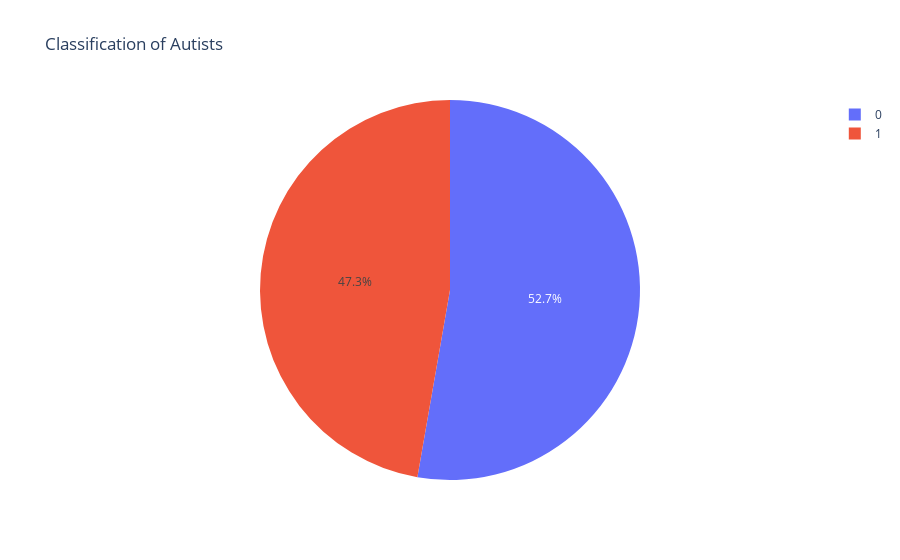

Notebook source saved alongside this figure:
### Code cell
data = autist_df.groupby("Class/ASD").size().to_frame("count").reset_index()
fig = px.pie(data, names=data["Class/ASD"], values=data["count"], title='Classification of Autists')
fig.show()

### Figure 1 — Plotly figure (JSON) as saved in the notebook; plotly's stock layout.template omitted (floating-point values rounded to 4 significant figures)
{"data": [{"domain": {"x": [0, 1], "y": [0, 1]}, "hovertemplate": "Class/ASD=%{label}<br>count=%{value}<extra></extra>", "labels": [0, 1], "legendgroup": "", "name": "", "showlegend": true, "type": "pie", "values": [48, 43]}], "layout": {"legend": {"tracegroupgap": 0}, "title": {"text": "Classification of Autists"}}}
